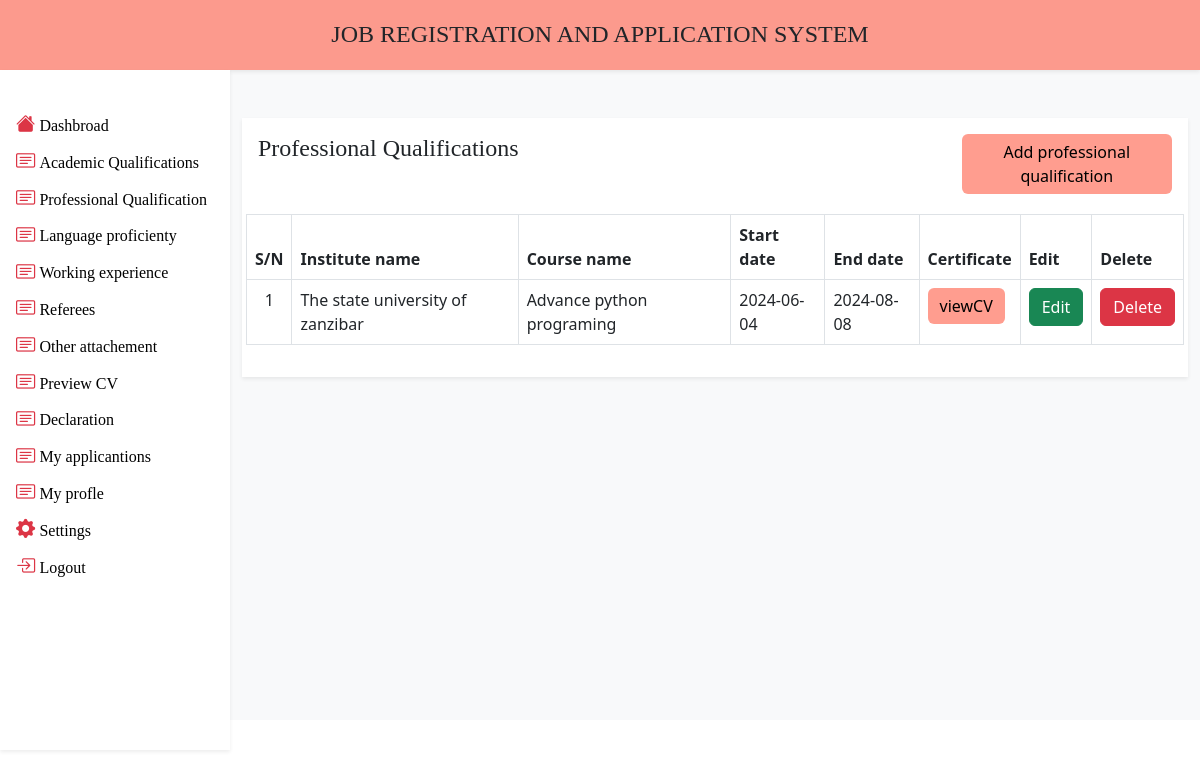
/applicant/professionalQualification.php (signed in), run on the app's committed database.
### tables this page shows
CREATE TABLE `professionalQualification` (
  `pqId` int(11) NOT NULL,
  `instituteName` varchar(80) NOT NULL,
  `courseName` varchar(50) NOT NULL,
  `startDate` date NOT NULL,
  `endDate` date NOT NULL,
  `certificate` varchar(45) NOT NULL,
  `applicantEmail` varchar(45) NOT NULL
);

### applicant/professionalQualification.php (the view)
<?php include_once "topHeader.php"; ?>
            <div class='container-fluid mt-5'>
                    <div class="card border-0 shadow-sm rounded-0">
                      <div class="card-body">
                        <div class="row">
                          <div class="col-md-9">
                            <p class="h4 font-f">Professional Qualifications</p>
                          </div>
                          <div class="col-md-3">
                            <a href="addProf.php" class="btn btn-primary mb-3 text-black border-0 border-2" style="background-color:rgba(255, 93, 69, 0.6);">Add professional qualification</a>
                          </div>
                        <table class='table table-hover table-bordered mt-1' id="post-table">
                          <thead>
                            <tr>
                              <th width='1%'>S/N</th>
                              <th >Institute name</th>
                              <th >Course name </th>
                              <th>Start date</th>
                              <th>End date </th>
                              <th >Certificate</th>
                              <th >Edit</th>
                              <th>Delete</th>
                            </tr>
                          </thead>
                          <tbody>
                            <?php
                              $no =  1;
                              $app = mysqli_query($con,"select * from  professionalQualification where applicantEmail = '".$profile['email']."'  ");
                              while ($query = mysqli_fetch_array($app)) {
                            ?>
                              <tr>
                                      <td class='text-center'><?php echo $no; ?></td>
                                      <td><?php echo $query['instituteName']; ?> </td>
                                      <td> <?php echo $query['courseName']; ?></td>
                                      <td> <?php echo $query['startDate']; ?></td>
                                      <td> <?php echo $query['endDate']; ?></td>
                                        <td>
                                            <a class="btn btn-info border-0" href="cv/<?php echo $query['certificate']; ?>" target="_blank" style="background-color:rgba(255, 93, 69, 0.6);">viewCV</a>
                                        </td>
                                        <td>
                                          <a href="updateProf.php?id=<?php echo $query['pqId']; ?>&in=<?php echo $query['instituteName']; ?>&co=<?php echo $query['courseName']; ?>&st=<?php echo $query['startDate']; ?>&en=<?php echo $query['endDate']; ?>" class="btn btn-success ">Edit</a>
                                        </td>
                                      <td>
                                          <a href="../app/qualificationHandler.php?pqDelete=<?php echo $query['pqId']; ?>" class="btn btn-danger" onclick=" return confirm('Are you sure want to delete this..? ')">Delete</a>
                                      </td>
                              </tr>
                            <?php $no +=1; }?>
                          </tbody>
                        </table>
                      </div>
                    </div>
                </div>
            </div>
        </div>
</body>
</html>

### assets/css/style.css (style rules this page uses)
.font-f { font-family: initial; }

### data on the page
professionalqualification: instituteName "The state university of zanzibar", courseName "Advance python programing", startDate "2024-06-04", endDate "2024-08-08"
